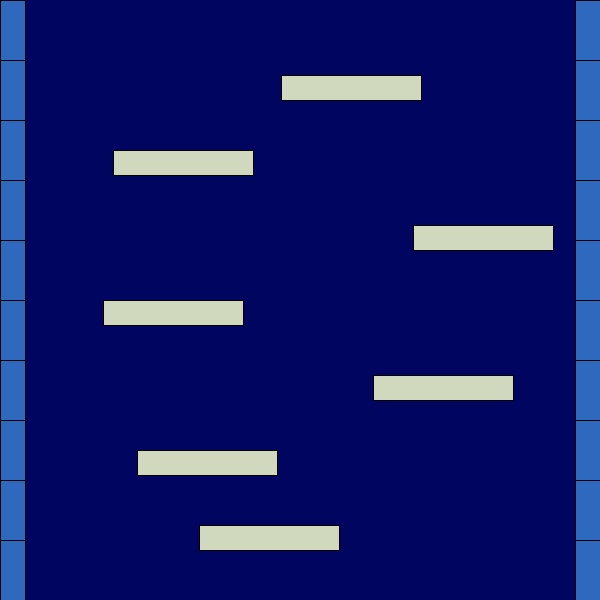
Frame 1 (no input)
Frame 60 (the mouse pressed at the canvas centre just before this capture): identical to frame 1, image omitted
Frame 120 (the mouse held since frame 60 and released just before this capture): identical to frame 1, image omitted

The Processing sketch that drew this single still picture (run headless with seeded random() and noise(); from frame 60 on, the mouse is pressed at the canvas centre):

// Processing sketch: week03_5_processing_NS_SHAFT_02_draw_floor
// ── week03_5_processing_NS_SHAFT_02_draw_floor.pde
//week03_5_processing_NS_SHAFT_02_draw_floor
//修改自week03_4_processing_NS_SHAFT_01_build_wall
//小朋友下樓梯
void setup(){
  size(600,600);//小畫家截youtube圖片得到大小
  for(int i=0; i<20; i++) floorX[i] = int(random(600-140-25));
}
int[] floorX= new int[20];//準備20個地板
void draw(){
  background(0, 5, 95);//小畫家的吸管 吸色彩再編輯
  fill(47, 105, 190);//左右磚塊的色彩
  for(int i = 0;i<=10; i++){
    rect(0, i*60, 25, 60);//左邊的牆
    rect(600-25, i*60, 25, 60);//右邊的牆
  }
  fill(208, 216, 189);//畫地板
  //rect(200, 200, 140, 25);//大概量一 下寬度140
  for(int i=0; i<20; i++){
    rect(floorX[i], 75 + i*75, 140, 25);
  }
}
